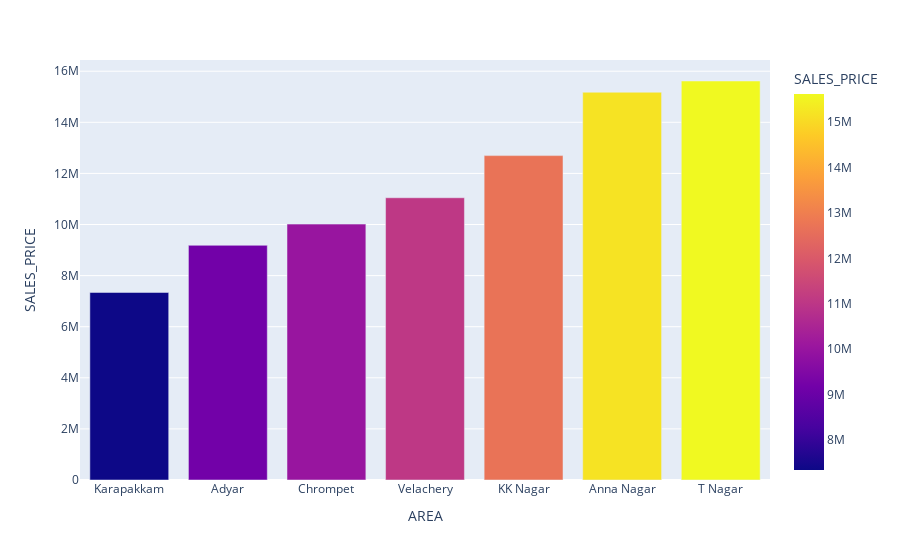

Source (notebook cell):
### Code cell
temp =pd.DataFrame(data.groupby('AREA')['SALES_PRICE'].mean())
temp = temp.sort_values(by='SALES_PRICE')
temp['AREA']=temp.index
AREA_values = temp.AREA.unique()
px.bar(temp,x='AREA',y='SALES_PRICE',color='SALES_PRICE')

### Figure 1 — Plotly figure (JSON) as saved in the notebook; plotly's stock layout.template omitted (floating-point values rounded to 4 significant figures)
{"data": [{"alignmentgroup": "True", "hovertemplate": "AREA=%{x}<br>SALES_PRICE=%{marker.color}<extra></extra>", "legendgroup": "", "marker": {"color": [7340000.0, 9186000.0, 10020000.0, 11050000.0, 12700000.0, 15180000.0, 15620000.0], "coloraxis": "coloraxis", "pattern": {"shape": ""}}, "name": "", "offsetgroup": "", "orientation": "v", "showlegend": false, "textposition": "auto", "type": "bar", "x": ["Karapakkam", "Adyar", "Chrompet", "Velachery", "KK Nagar", "Anna Nagar", "T Nagar"], "xaxis": "x", "y": [7340000.0, 9186000.0, 10020000.0, 11050000.0, 12700000.0, 15180000.0, 15620000.0], "yaxis": "y"}], "layout": {"barmode": "relative", "coloraxis": {"colorbar": {"title": {"text": "SALES_PRICE"}}, "colorscale": [[0, "#0d0887"], [0.1111, "#46039f"], [0.2222, "#7201a8"], [0.3333, "#9c179e"], [0.4444, "#bd3786"], [0.5556, "#d8576b"], [0.6667, "#ed7953"], [0.7778, "#fb9f3a"], [0.8889, "#fdca26"], [1, "#f0f921"]]}, "legend": {"tracegroupgap": 0}, "margin": {"t": 60}, "xaxis": {"anchor": "y", "domain": [0, 1], "title": {"text": "AREA"}}, "yaxis": {"anchor": "x", "domain": [0, 1], "title": {"text": "SALES_PRICE"}}}}
